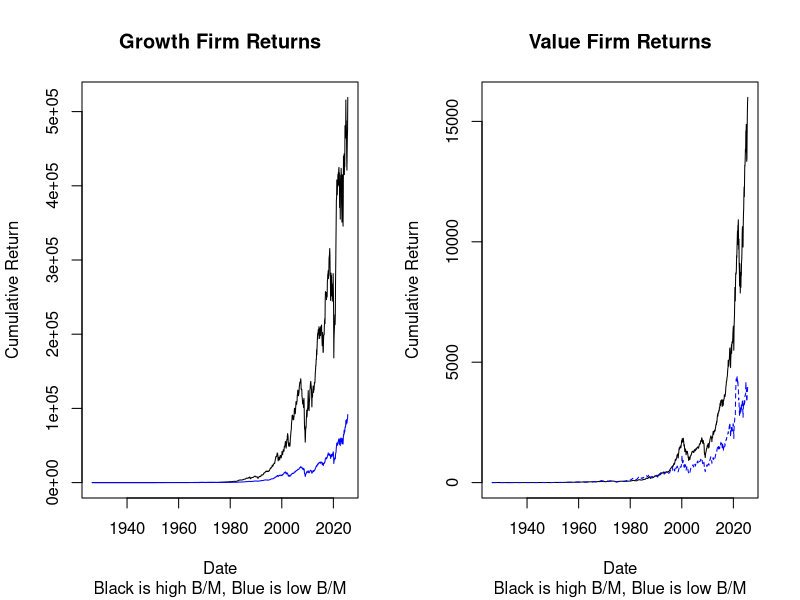
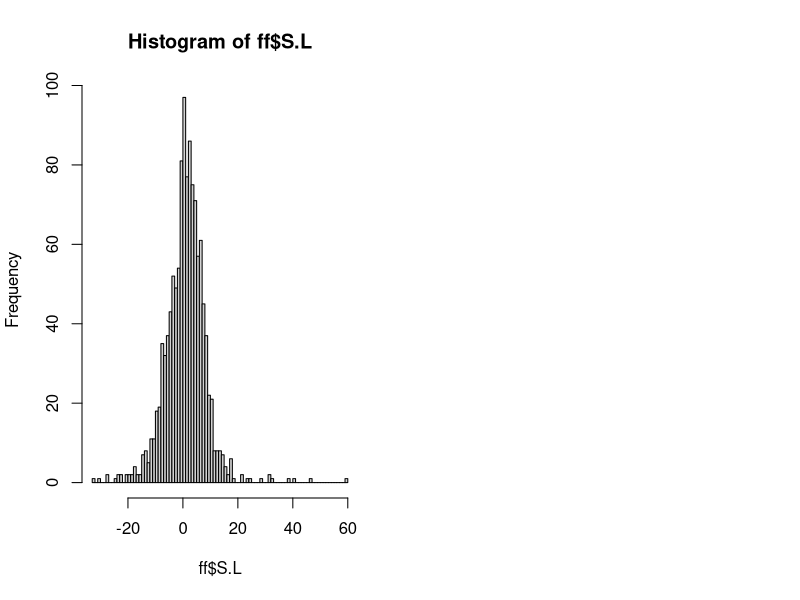

The R script that drew these images, in order:
# ----------
# Group: Arkansas
# MSBC 5031 - Investment Management
# Mini Project 1
# -----------

setwd("/Users/eli/noticloud/Documents/GitHub/QuantMethods/Investments")
ff <- read.table("french_portfolios_2025.txt")

# Plot Large Hi BM to Large Lo BM
names(ff) = c("DATE","S.L", "S.M", "S.H", "B.L", "B.M", "B.H")

ff$DATE <- as.character(ff$DATE)
ff$DATE <- paste(ff$DATE, "01", sep = "")
ff$DATE = as.Date(ff$DATE, format="%Y%m%d")

gross_ret = function(vec){
  gross_ret = 1+(vec/100)
  return(gross_ret)
}

gr <- data.frame(ff)

## Defining variables for gross returns ##
gr$big_low = gross_ret(ff$B.L) #low B/M: growth
gr$big_mid = gross_ret(ff$B.M)
gr$big_hi = gross_ret(ff$B.H) # high B/m: value

gr$sm_low = gross_ret(ff$S.L) # low b/m: growth
gr$sm_mid = gross_ret(ff$S.M)
gr$sm_hi = gross_ret(ff$S.H) # high b/m: value

# calculate and store 
dd <- data.frame(ff)
dd$big_low = (cummax(gr$big_low) - gr$big_low)/gr$big_low
dd$big_mid = (cummax(gr$big_mid) - gr$big_mid)/gr$big_mid
dd$big_hi = (cummax(gr$big_hi) - gr$big_hi)/gr$big_hi

dd$sm_low = (cummax(gr$sm_low) - gr$sm_low)/gr$sm_low
dd$sm_mid = (cummax(gr$sm_mid) - gr$sm_mid)/gr$sm_mid
dd$sm_hi = (cummax(gr$sm_hi) - gr$sm_hi)/gr$sm_hi

max(dd$big_low)
max(dd$big_hi)

max(dd$sm_low)
max(dd$sm_hi)

par(mfrow=c(1,2))
plot(gr$DATE, cumprod(gr$sm_hi), type="l", main="Growth Firm Returns", sub="Black is high B/M, Blue is low B/M", xlab="Date", ylab="Cumulative Return")
lines(gr$DATE, cumprod(gr$big_hi), col="blue")

plot(gr$DATE, cumprod(gr$big_low), type="l", main="Value Firm Returns", xlab="Date", ylab="Cumulative Return",sub="Black is high B/M, Blue is low B/M")
lines(gr$DATE, cumprod(gr$sm_low), col="blue", lty="dashed")

# arithmetic means
am_sl = mean(ff$S.L) # 0.974
am_sh = mean(ff$S.H) # 1.418
am_bl = mean(ff$B.L) # 0.956
am_bh = mean(ff$B.H) # 1.206

# standard deviation
sd_sl = sd(ff$S.L) # 7.447
sd_sh = sd(ff$S.H) # 8.095
sd_bl = sd(ff$B.L) # 5.275
sd_bh = sd(ff$B.H) # 7.095

# geometric means
# average growth rate
gm_mean = function(a){prod(a)^(1/length(a))}
geo_m_mean_sl = gm_mean(gr$sm_low) #1.007 = .7% growth YoY
geo_m_mean_sh = gm_mean(gr$sm_hi) # 1.011 = 1.1% growth YoY
geo_m_mean_bl = gm_mean(gr$big_low) # 1.008 = 0.8% growth YoY
geo_m_mean_bh = gm_mean(gr$big_high) # 1 = 0% growth YoY


# approximate geo means
# approximate geometric mean =  arithmetic mean - 1/2*sd^2
approx_gm_sl = am_sl - 0.5*sd_sl**2 # -26.72
approx_gm_sh = am_sh - 0.5*sd_sh**2 # -31.75
approx_gm_bl = am_bl - 0.5*sd_bl**2 # -12.90
approx_gm_bh = am_bh - 0.5*sd_bh**2 # -24.17

t.test(gr$sm_low, gr$big_low, paired= TRUE) # p-value 0.88, reject
t.test(gr$sm_hi, gr$big_hi, paired = TRUE) # p-value 0.023, fail to reject

hist(ff$S.L,breaks=100)
